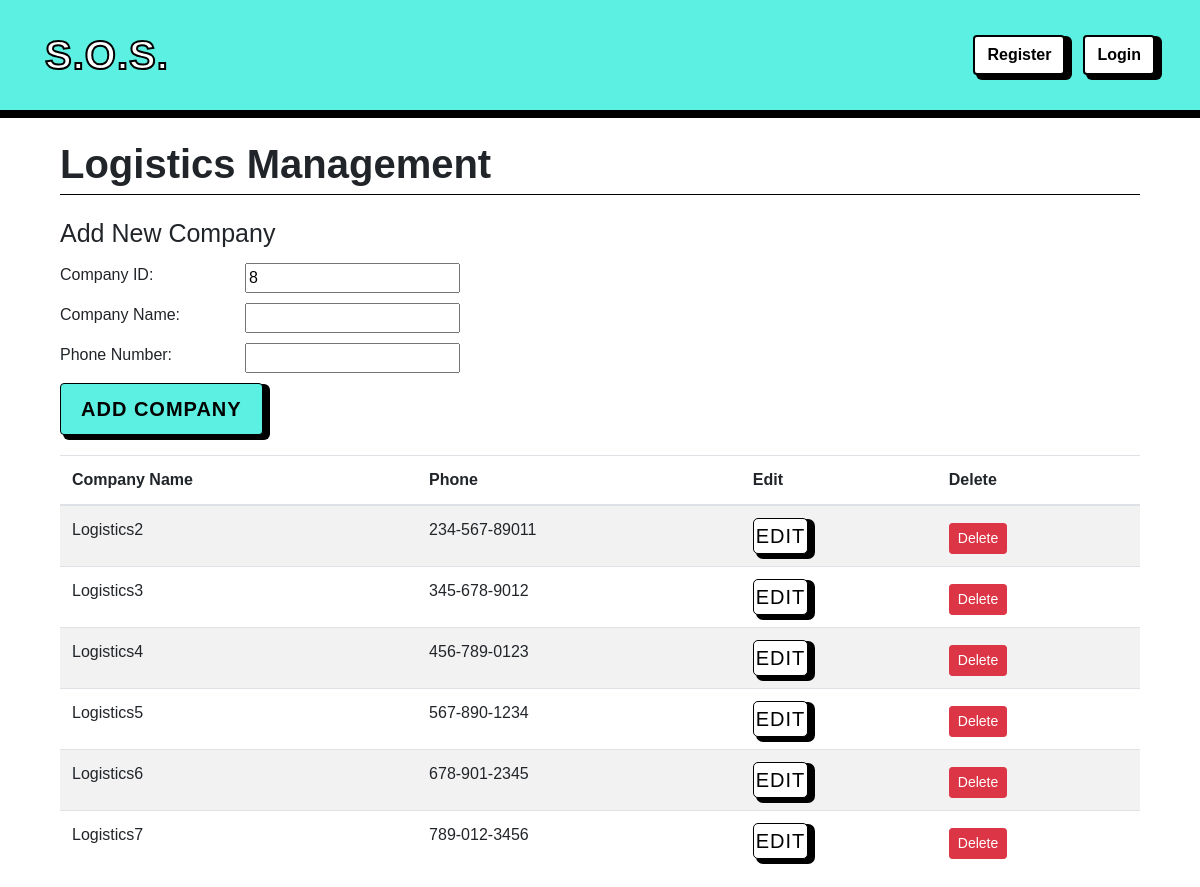
Screenshot of /myapp/logistics/ with the database file from the repository.
### myapp/models.py (models this page shows, shortened)
class LogisticsCompany(models.Model):
    CompanyID = models.IntegerField(primary_key=True)
    CompanyName = models.CharField(max_length=45, null=True)
    Phone = models.CharField(max_length=45, null=True)

### myapp/views.py (the view)
# urls.py: path('logistics/', views.logistics_list_view, name='logistics'),
def logistics_list_view(request):
    logistics_companies = LogisticsCompany.objects.all()
    logistics_districts = LogisticsCompany_has_District.objects.select_related('District_DistrictID', 'LogisticsCompany_CompanyID')
    if request.method == 'POST':
        form = AddLogisticsCompanyForm(request.POST)
        if form.is_valid():
            form.save()
            return redirect('logistics')
    else:
        form = AddLogisticsCompanyForm()
    max_company_id = LogisticsCompany.objects.aggregate(Max('CompanyID'))['CompanyID__max']
    new_company_id = max_company_id + 1 if max_company_id else 1
    form.fields['CompanyID'].initial = new_company_id
    context = {'logistics': logistics_companies, 'logistics_districts': logistics_districts, 'form': form}
    return render(request, 'logistics_list.html', context)

### myapp/forms.py
class AddLogisticsCompanyForm(forms.ModelForm):
    class Meta:
        model = LogisticsCompany
        fields = ['CompanyID','CompanyName', 'Phone']

### myapp/templates/logistics_list.html (shortened to what this page needs)
<!DOCTYPE html>
{% extends 'main.html' %} {% load static %} {% block content %}
<div class="container">
    <div
        style="
            font-size: 40px;
            margin-top: 10px;
            font-weight: bold;
            margin-bottom: 20px;
            border-bottom: 1px solid black;
        "
    >
        Logistics Management
    </div>
    <div style="font-size: 25px; margin-bottom: 10px">Add New Company</div>
    <form method="POST">
        <div
            style="
                display: flex;
                max-width: 400px;
                flex-direction: column;
                gap: 10px;
            "
        >
            <div style="display: flex; justify-content: space-between">
                <div style="display: flex">Company ID:</div>
                <div style="display: flex">{{ form.CompanyID }}</div>
            </div>
            <div style="display: flex; justify-content: space-between">
                <div style="display: flex">Company Name:</div>
                <div style="display: flex">{{ form.CompanyName }}</div>
            </div>
            <div style="display: flex; justify-content: space-between">
                <div style="display: flex">Phone Number:</div>
                <div style="display: flex">{{ form.Phone }}</div>
            </div>
        </div>
        <button
            style="
                margin-top: 10px;
                margin-bottom: 20px;
                box-shadow: 5px 3px 0px 2px black;
                background-color: #5bf0e1;
                border-color: #000000;
                color: black;
                font-size: 20px;
                font-family: sans-serif;
                font-weight: bold;
            "
            type="submit"
            class="btn btn-primary"
        >
            Add Company
        </button>
    </form>
    <table class="table table-striped">
        <thead>
            <tr>
                <th scope="col">Company Name</th>
                <th scope="col">Phone</th>
                <th scope="col">Edit</th>
                <th scope="col">Delete</th>
            </tr>
        </thead>
        <tbody>
            {% for logistic in logistics %}
            <tr>
                <td>{{ logistic.CompanyName }}</td>
                <td>{{ logistic.Phone }}</td>
                <td>
                    <div style="display: flex">
                        <a
                            style="
                                font-size: 20px;
                                box-shadow: 5px 3px 0px 2px black;
                                padding: 2px;
                                border-radius: 5px;
                                display: flex;
                                background-color: white;
                                border: 1px solid #000000;
                                color: #000000;
                            "
                            class="btn btn-primary"
                            href="{% url 'logistics_edit' logistic.pk %}"
                            >Edit</a
                        >
                    </div>
                </td>
                <td><a class="btn btn-danger btn-sm align-middle" style='margin-top: 5px' href="{% url 'logistics_delete' logistic.pk %}">Delete</a></td>
            </tr>
            {% endfor %}
        </tbody>
    </table>
</div>
{% endblock %}

### myapp/static/myapp/styles.css (style rules this page uses)
.btn-primary { background-color: #007bff; border-color: #007bff; color: #fff; padding: 10px 20px; letter-spacing: 1px; text-transform: uppercase; transition: transform 0.3s ease; }

### rows the page displays
LogisticsCompany: CompanyName "Logistics2", Phone "234-567-89011"
LogisticsCompany: CompanyName "Logistics3", Phone "345-678-9012"
LogisticsCompany: CompanyName "Logistics4", Phone "456-789-0123"
LogisticsCompany: CompanyName "Logistics5", Phone "567-890-1234"
LogisticsCompany: CompanyName "Logistics6", Phone "678-901-2345"
LogisticsCompany: CompanyName "Logistics7", Phone "789-012-3456"
